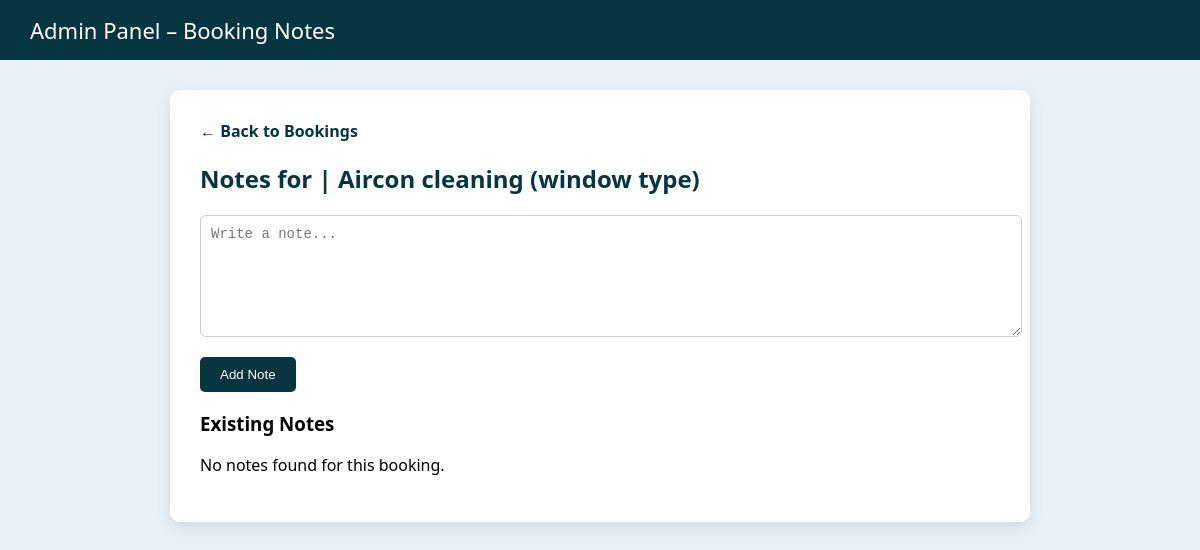
Before: /admin/add_note.php?booking_id=1 (signed in) with the older database file.
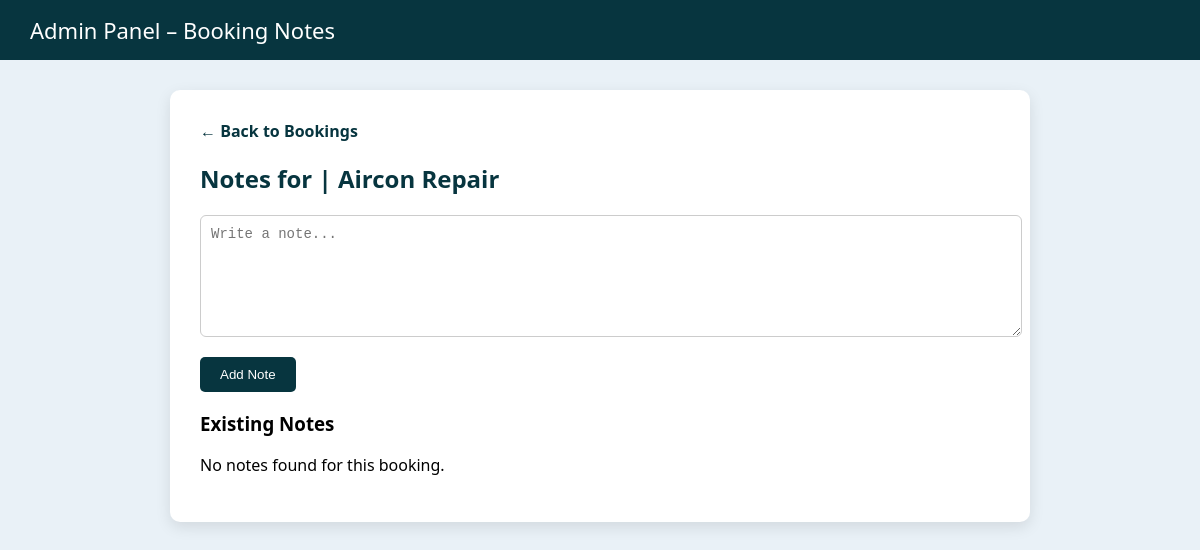
After: the same page with the newer database file.
### tables this page shows
CREATE TABLE `bookings` (
  `id` int NOT NULL AUTO_INCREMENT,
  `user_id` varchar(5) NOT NULL,
  `service` varchar(100) NOT NULL,
  `appointment_date` date NOT NULL,
  `appointment_time` time NOT NULL,
  `phone` varchar(20) NOT NULL,
  `location` varchar(255) NOT NULL,
  `employee_id` int DEFAULT NULL,
  `price` decimal(10,2) DEFAULT '0.00',
  `payment_proof` varchar(100) DEFAULT NULL,
  `status` varchar(50) DEFAULT 'Pending',
  `note` text,
  `created_at` timestamp NOT NULL DEFAULT CURRENT_TIMESTAMP,
  `updated_at` timestamp NOT NULL DEFAULT CURRENT_TIMESTAMP ON UPDATE CURRENT_TIMESTAMP,
  `reschedule_attempt` int DEFAULT NULL,
  PRIMARY KEY (`id`)
);

### admin/add_note.php (the view, shortened to what this page needs)
<?php
$conn = Database::getConnection();
$booking_id = isset($_GET['booking_id']) ? intval($_GET['booking_id']) : 0;
$booking = $conn->query("SELECT * FROM bookings WHERE id = $booking_id")->fetch_assoc();
$notes = $conn->query("SELECT * FROM booking_notes WHERE booking_id = $booking_id ORDER BY created_at DESC");
$edit_note_data = null;
?>
<!DOCTYPE html>
<html>
<head>
</head>
<body>
<header>
    Admin Panel – Booking Notes
</header>
<div class="container">
    <a class="back-link" href="admin_bookings.php">&larr; Back to Bookings</a>
    <h2>Notes for <?= htmlspecialchars($booking['name']) ?> | <?= htmlspecialchars($booking['service']) ?></h2>
    <?php if ($edit_note_data): ?>
        <form method="POST">
            <textarea name="edited_note"><?= htmlspecialchars($edit_note_data['note']) ?></textarea>
            <input type="hidden" name="edit_note_id" value="<?= $edit_note_data['id'] ?>">
            <button type="submit">Save Changes</button>
            <a href="add_note.php?booking_id=<?= $booking_id ?>" style="margin-left:10px;">Cancel</a>
        </form>
    <?php else: ?>
        <form method="POST">
            <textarea name="note" placeholder="Write a note..."></textarea>
            <button type="submit">Add Note</button>
        </form>
    <?php endif; ?>
    <h3>Existing Notes</h3>
    <?php if ($notes->num_rows > 0): ?>
        <?php while ($n = $notes->fetch_assoc()): ?>
            <div class="note">
                <p><?= nl2br(htmlspecialchars($n['note'])) ?></p>
                <time>Added: <?= date('F j, Y g:i A', strtotime($n['created_at'])) ?></time>
                <div class="note-actions">
                    <a href="add_note.php?booking_id=<?= $booking_id ?>&edit=<?= $n['id'] ?>">Edit</a>
                    <a href="add_note.php?booking_id=<?= $booking_id ?>&delete=<?= $n['id'] ?>" onclick="return confirm('Are you sure you want to delete this note?');">Delete</a>
                </div>
            </div>
        <?php endwhile; ?>
    <?php else: ?>
        <p>No notes found for this booking.</p>
    <?php endif; ?>
</div>
</body>
</html>

Changed rows visible on the page:
changed bookings: service "Aircon cleaning (window type)" → "Aircon Repair"
